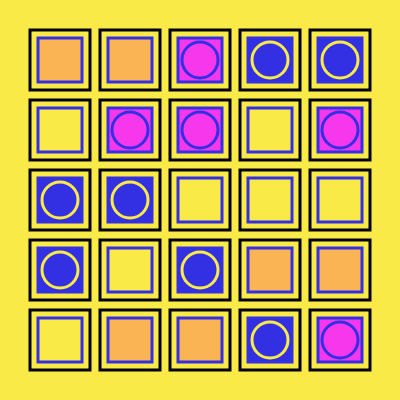
Frame 1 (no input)
Frame 60 (no input): identical to frame 1, image omitted
Frame 120 (the mouse pressed at the canvas centre since frame 60): identical to frame 1, image omitted

The p5.js sketch that drew this single still picture (run headless with seeded random() and noise() and a simulated clock; from frame 60 on, the mouse is pressed at the canvas centre):

// p5.js sketch
// ── sketch.js
// Oct. 2023
// Yeom Juwon

let colorArray = [];

const BLUE = "#3330E4";
const PINK = "#F637EC";
const ORANGE = "#FBB454";
const YELLOW = "#FAEA48";

let button;

function setup() {
  createCanvas(400, 400);
  
  button = createButton("Draw pattern!");
  button.position(canvas,600);
  button.size(120, 40);
  button.mousePressed(sketch);
  
  sketch();
}

function draw() {
  background(YELLOW);

  //기본 도형 격자 패턴
  for (let i = 0; i < 5; i++) {
    for (let j = 0; j < 5; j++) {
      //필요한 변수: 도형의 가로/세로 길이, 간격, 위치
      let width = 60;
      let height = 60;
      let gap = 10;
      let x = 30 + (width + gap) * i;
      let y = 30 + (height + gap) * j;
      
      //기본 사각형 스타일 설정
      strokeWeight(3);
      stroke("black");
      noFill();
      
      //사각형 그리기
      rect(x, y, width, height);
      
      //랜덤으로 작은 사각형 색깔 설정하고 사각형 그리기
      strokeWeight(3);
      stroke(BLUE);
      fill(colorArray[i * 5 + j]);
      
      rect(x + 8, y + 8, width - 16, height - 16);
      
      if (colorArray[i * 5 + j] == PINK) {
        ellipse(x + 30, y + 30, width - 24, height - 24);
      }
      
      if (colorArray[i * 5 + j] == BLUE) {
        stroke(YELLOW);
        ellipse(x + 30, y + 30, width - 24, height - 24);
      }
    }
  }
}

function sketch() {
  colorArray.splice(0);
  
  for (let i = 0; i < 25; i++) {
    if (random(10) < 3) {
      colorArray.push(BLUE);
    }
    else if (random(10) >= 3 && random(10) < 6) {
      colorArray.push(PINK);
    }
    else if (random(10) >= 6 && random(10) < 9) {
      colorArray.push(ORANGE);
    }
    else {
      colorArray.push(YELLOW);
    }
  }
}
// ── style.css
html, body {
  margin: 0;
  padding: 0;
  
  display:flex;
  flex-direction: row;
  justify-content: center;
}

main {
  margin-top: 10rem;
}

canvas {
  display: block;
}
